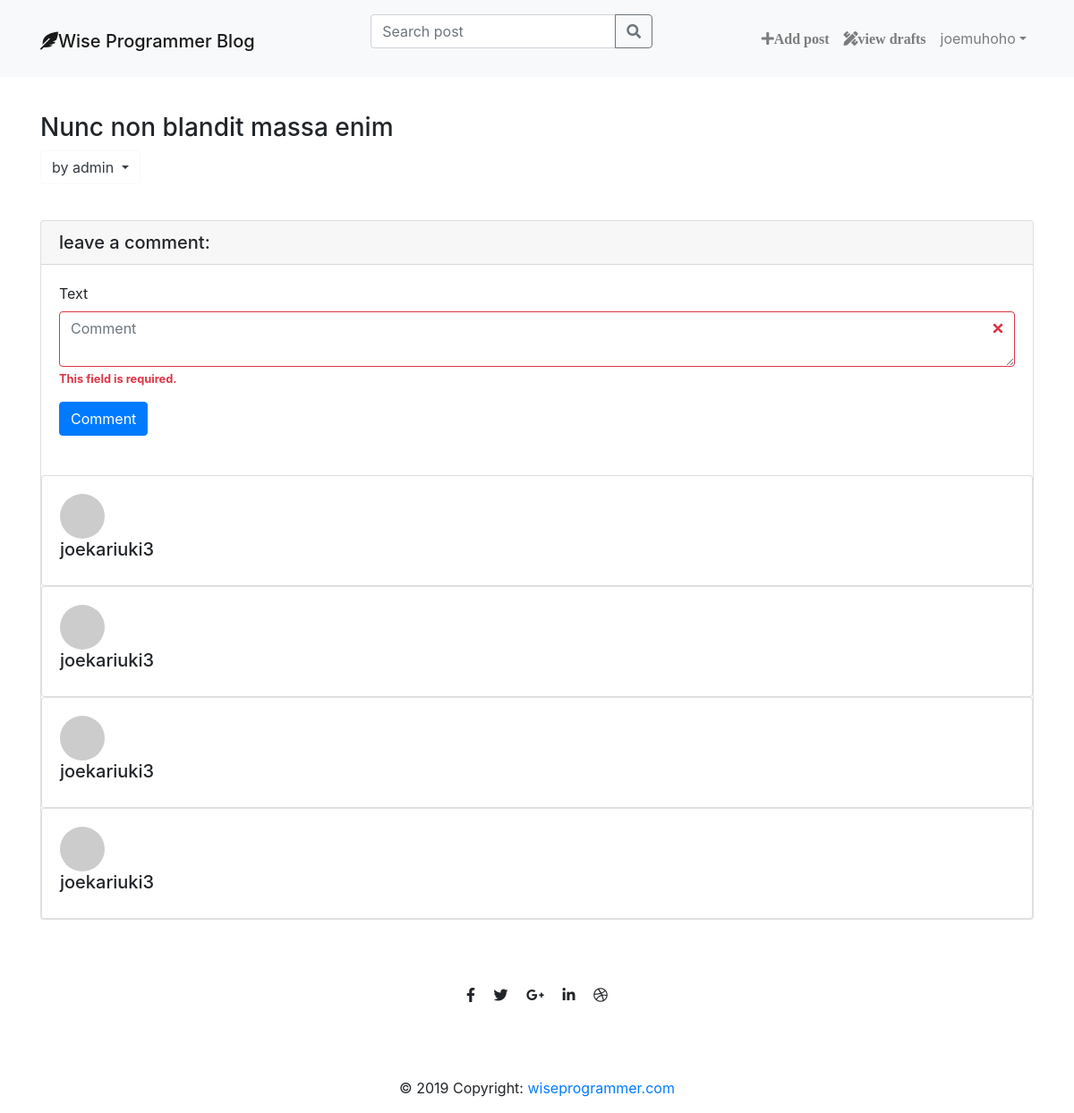
Before: /post/53/ (signed in) with the older database file.
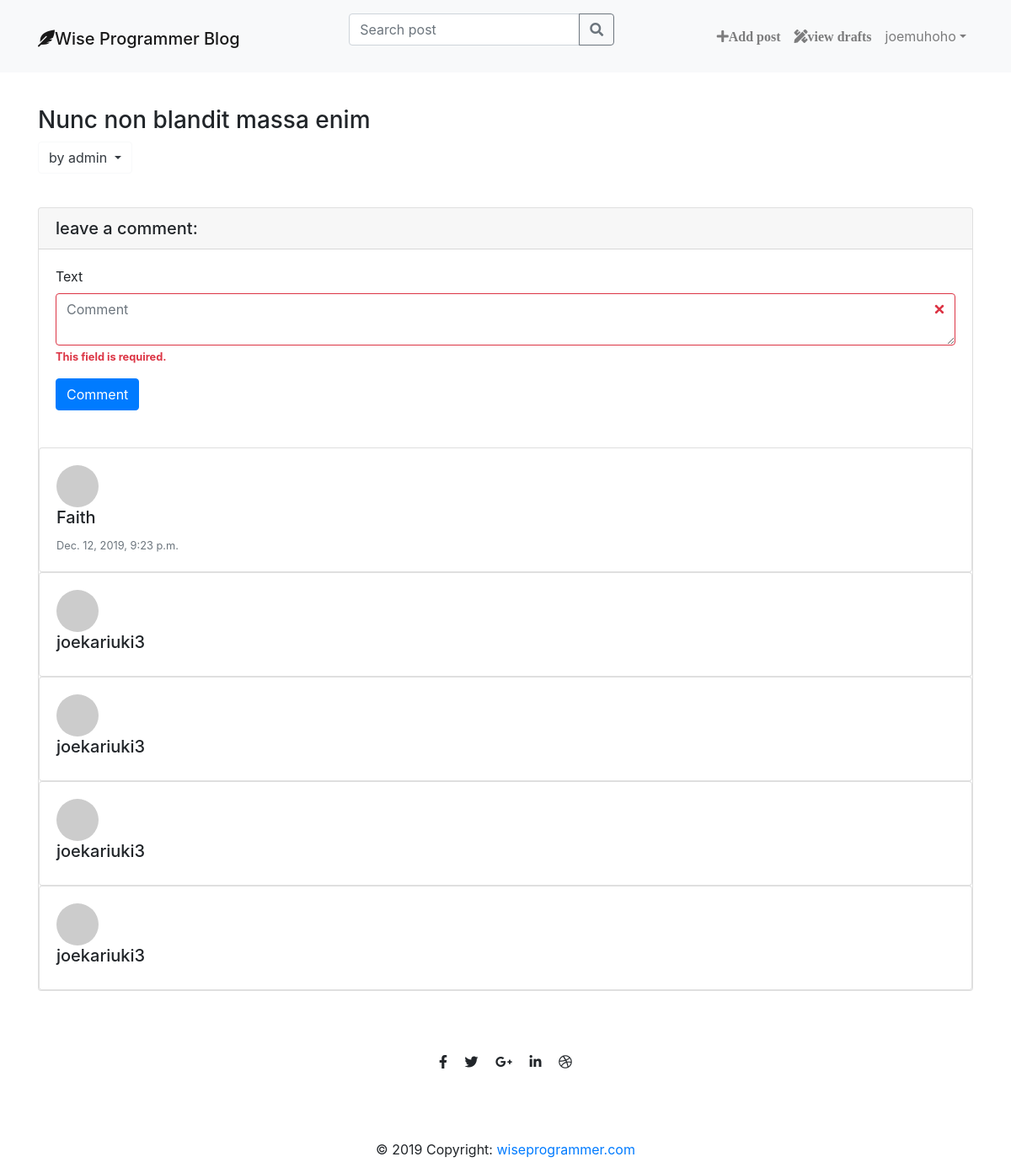
After: the same page with the newer database file.
### blog/models.py (models this page shows, shortened)
class Comment(models.Model):
    post = models.ForeignKey(
        'blog.Post', on_delete=models.CASCADE, related_name='comments')
    author = models.CharField(max_length=200)
    text = models.TextField()
    created_date = models.DateTimeField(default=timezone.now)
    approve_date = models.DateTimeField(blank=True, null=True)
    approved = models.BooleanField(default=False)

### blog/views.py (the view)
# urls.py: path('post/<int:pk>/', views.post_detail, name='post_detail'),
def post_detail(request, pk):
    post = get_object_or_404(Post, pk=pk)
    form = CommentForm(request.POST)
    author_name = post.author
    user_name = request.user
    author_posts = Post.objects.filter(author=author_name)
    author_posts_count = str(author_posts.count())
    author_details = User.objects.get(username=author_name)
    stuff_for_frontend = {'post': post, 'form': form,
                          'author_details': author_details,
                          'author_posts_count': author_posts_count,
                          'author_posts': author_posts,
                          'author_name': author_name,
                          'user_name': user_name}
    return render(request, 'blog/post_detail.html', stuff_for_frontend)

### blog/forms.py
class CommentForm(forms.ModelForm):
    helper = FormHelper()
    helper.form_method = 'POST'
    submit = helper.add_input(Submit('Comment', 'Comment'))
    text = forms.CharField(widget=forms.Textarea(
        attrs={'class': 'form-control ', 'placeholder': 'Comment', 'rows': '0'}))
    class Meta:
        model = Comment
        fields = ('text',)

### blog/templatetags/markdownify.py (called while the page is built)
@register.filter
def markdown(value):
    renderer = HighlightRenderer()
    markdown = mistune.Markdown(renderer=renderer)
    return markdown(value)

### blog/templates/blog/post_detail.html (shortened to what this page needs)
{% extends 'blog/base.html' %}
{% load markdownify %}
{% load crispy_forms_tags %}
{% block mainnav %}
    {% include "navbar.html" %}
{% endblock %}
{% block content%}
<div class="col-xs-12 col-sm-12 col-md-10 col-lg-9 col-xl-8">
    </div>
  </div>
  <div>
    <h3 class="">{{ post.title }}</h3>
    <div class="btn-group">
        <button class=" btn btn-outline-light dropdown-toggle text-dark" data-toggle="dropdown" aria-haspopup="true" aria-expanded="false" style="align:center;">
          by {{post.author}}
        </button>
    </div>
    <br>
  </div>
  {% if  post.published_date %}
  <div class="card comment-card">
    <div>
      <h5 class="card-header">leave a comment:</h5>
      {% if user.is_authenticated %}
      <div class="card-body">
        <form method="post" action="{% url 'add_comment_to_post' pk=post.pk %}">
          {{ form|crispy }}
          <button type="submit" class="btn btn-primary">Comment</button>
        </form>
        {% else %}
        <a href="{% url 'add_comment_to_post' pk=post.pk  %}">Login to comment</a>
      </div>
      {% endif %}
      {% endif %}
    </div>
    <br>
    {% if post.published_date %}
    <div>
      {% for comment in post.comments.all reversed %}
      {% if user.is_authenticated or comment.approved %}
      <div class="card card-body media-body">
        <div>
        <img class=" mr-3 rounded-circle" src="http://placehold.it/50x50" alt="">
          <h5 class="mt-0">{{comment.author}}</h5>
          {% if comment.created_date %}
          <small class="mb-2 text-muted">{{comment.created_date}}</small>
          {% endif %}
        </div>
      </div>
      {% endif %}
      {% endfor %}
    </div>
    {% endif %}
  </div>
</div>
{% endblock %}

Changed rows visible on the page:
added Comment: author "Faith", created_date "Dec. 12, 2019, 9:23 p.m."
